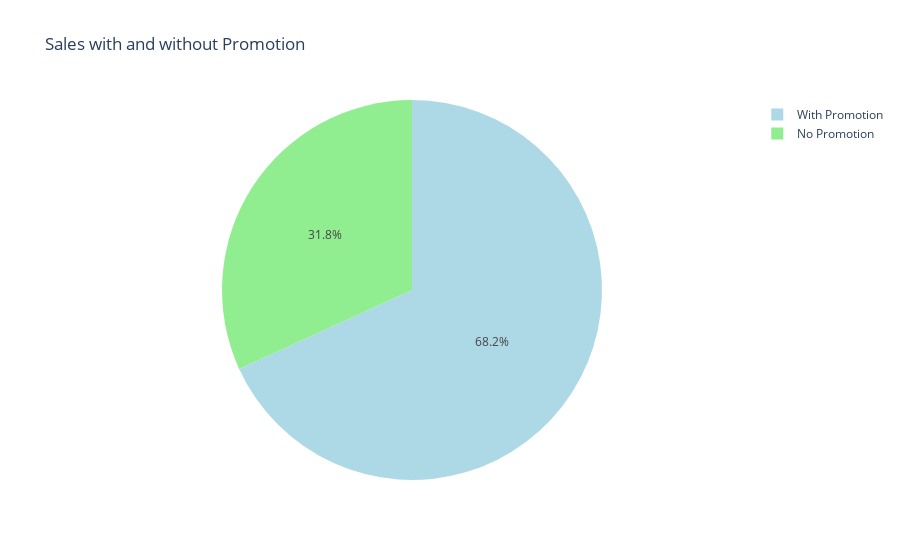

The cell this chart's notebook holds for it:
### Markdown cell above
## Promotionwise sales

### Code cell
import pandas as pd
import plotly.express as px
df['Promotion Status'] = df['promotion-ids'].apply(lambda x: 'No Promotion' if x == 'No Promotion' else 'With Promotion')

agg_data = df.groupby('Promotion Status')['order_amount_($)'].sum().reset_index()

fig = px.pie(agg_data, values='order_amount_($)', names='Promotion Status',
             title='Sales with and without Promotion',
             color='Promotion Status', color_discrete_map={'No Promotion': 'lightgreen', 'With Promotion': 'lightblue'})
fig.show()

### Figure 1 — Plotly figure (JSON) as saved in the notebook; plotly's stock layout.template omitted (floating-point values rounded to 4 significant figures)
{"data": [{"customdata": [["No Promotion"], ["With Promotion"]], "domain": {"x": [0, 1], "y": [0, 1]}, "hovertemplate": "Promotion Status=%{customdata[0]}<br>order_amount_($)=%{value}<extra></extra>", "labels": ["No Promotion", "With Promotion"], "legendgroup": "", "marker": {"colors": ["lightgreen", "lightblue"]}, "name": "", "showlegend": true, "type": "pie", "values": [302100.0, 647500.0]}], "layout": {"autosize": true, "legend": {"tracegroupgap": 0}, "title": {"text": "Sales with and without Promotion"}}}
